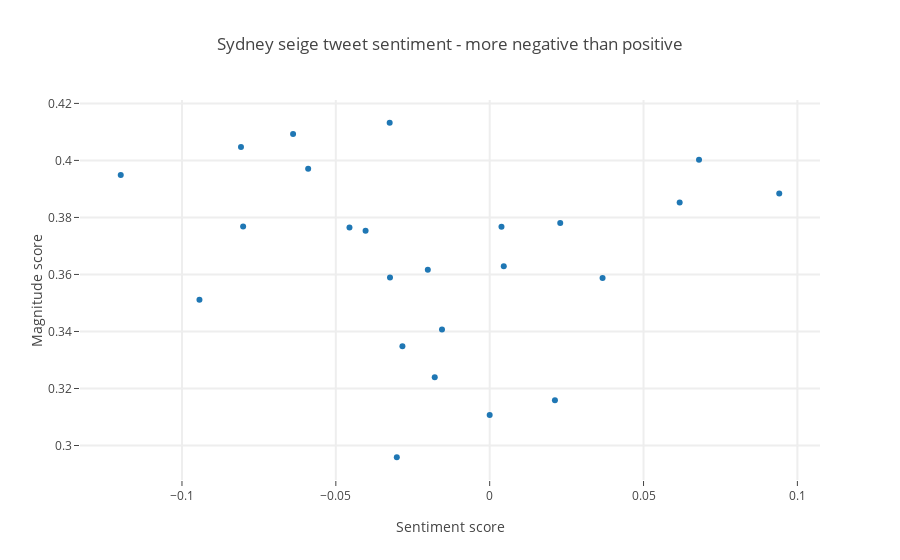

Notebook code cell kept with this figure:
### Code cell
import plotly.plotly as py
import plotly.graph_objs as go
import numpy as np


# Create a trace
trace = go.Scatter(
    x = df_hourly_avg['Google_score'].tolist(),
    y = df_hourly_avg['Google_mag'].tolist(),
    mode = 'markers'
)

data = [trace]

layout= go.Layout(
    title= 'Sydney seige tweet sentiment - more negative than positive',
    hovermode= 'closest',
    xaxis= dict(
        title= 'Sentiment score',
        ticklen= 5,
        zeroline= False,
        gridwidth= 2,
    ),
    yaxis=dict(
        title= 'Magnitude score',
        ticklen= 5,
        gridwidth= 2,
    ),
    showlegend= False
)
fig= go.Figure(data=data, layout=layout)

# Plot and embed in ipython notebook!
iplot(fig, filename='basic-scatter')

### Figure 1 — Plotly figure (JSON) as saved in the notebook; plotly's stock layout.template omitted (floating-point values rounded to 4 significant figures)
{"data": [{"mode": "markers", "type": "scatter", "x": [-0.0155, -0.01786, -0.02836, -0.0324, 0.0212, 5.919e-10, 0.02293, 0.00458, -0.02011, 0.06803, 0.0941, 0.06174, 0.03668, 0.003835, -0.08013, -0.03018, -0.04556, -0.06389, -0.09432, -0.0325, -0.1199, -0.08083, -0.05899, -0.04033], "y": [0.3407, 0.324, 0.3348, 0.3589, 0.3158, 0.3107, 0.378, 0.3628, 0.3617, 0.4002, 0.3884, 0.3852, 0.3588, 0.3767, 0.3768, 0.2959, 0.3765, 0.4093, 0.3511, 0.4132, 0.3949, 0.4047, 0.3971, 0.3753]}], "layout": {"hovermode": "closest", "showlegend": false, "title": "Sydney seige tweet sentiment - more negative than positive", "xaxis": {"gridwidth": 2, "ticklen": 5, "title": "Sentiment score", "zeroline": false}, "yaxis": {"gridwidth": 2, "ticklen": 5, "title": "Magnitude score"}}}
